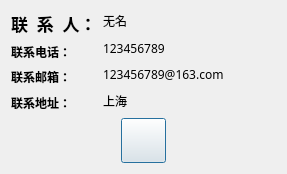
<?xml version="1.0" encoding="UTF-8"?>
<ui version="4.0">
 <class>Dialog</class>
 <widget class="QDialog" name="Dialog">
  <property name="geometry">
   <rect>
    <x>0</x>
    <y>0</y>
    <width>287</width>
    <height>174</height>
   </rect>
  </property>
  <property name="font">
   <font>
    <family>Heiti SC</family>
   </font>
  </property>
  <property name="windowTitle">
   <string>联系我们</string>
  </property>
  <property name="windowIcon">
   <iconset resource="resources.qrc">
    <normaloff>:/root/resources/image/title_main.png</normaloff>:/root/resources/image/title_main.png</iconset>
  </property>
  <property name="toolTip">
   <string>联系我们</string>
  </property>
  <property name="statusTip">
   <string>联系我们</string>
  </property>
  <property name="whatsThis">
   <string>联系我们</string>
  </property>
  <layout class="QVBoxLayout" name="verticalLayout_3">
   <item>
    <layout class="QHBoxLayout" name="horizontalLayout_2">
     <item>
      <layout class="QHBoxLayout" name="horizontalLayout">
       <item>
        <layout class="QVBoxLayout" name="verticalLayout">
         <item>
          <widget class="QLabel" name="label_3">
           <property name="font">
            <font>
             <family>Heiti SC</family>
             <pointsize>13</pointsize>
             <bold>true</bold>
            </font>
           </property>
           <property name="text">
            <string>联  系  人：</string>
           </property>
          </widget>
         </item>
         <item>
          <widget class="QLabel" name="label">
           <property name="font">
            <font>
             <family>Heiti SC</family>
             <bold>true</bold>
            </font>
           </property>
           <property name="text">
            <string>联系电话：</string>
           </property>
          </widget>
         </item>
         <item>
          <widget class="QLabel" name="label_2">
           <property name="font">
            <font>
             <family>Heiti SC</family>
             <bold>true</bold>
            </font>
           </property>
           <property name="text">
            <string>联系邮箱：</string>
           </property>
          </widget>
         </item>
         <item>
          <widget class="QLabel" name="label_4">
           <property name="font">
            <font>
             <family>Heiti SC</family>
             <bold>true</bold>
            </font>
           </property>
           <property name="text">
            <string>联系地址：</string>
           </property>
          </widget>
         </item>
        </layout>
       </item>
       <item>
        <layout class="QVBoxLayout" name="verticalLayout_2">
         <item>
          <widget class="QLabel" name="label_5">
           <property name="text">
            <string>无名</string>
           </property>
           <property name="textInteractionFlags">
            <set>Qt::TextBrowserInteraction</set>
           </property>
          </widget>
         </item>
         <item>
          <widget class="QLabel" name="label_6">
           <property name="text">
            <string>123456789</string>
           </property>
           <property name="textInteractionFlags">
            <set>Qt::TextBrowserInteraction</set>
           </property>
          </widget>
         </item>
         <item>
          <widget class="QLabel" name="label_7">
           <property name="text">
            <string>123456789@163.com</string>
           </property>
           <property name="textFormat">
            <enum>Qt::AutoText</enum>
           </property>
           <property name="textInteractionFlags">
            <set>Qt::TextBrowserInteraction</set>
           </property>
          </widget>
         </item>
         <item>
          <widget class="QLabel" name="label_8">
           <property name="text">
            <string>上海</string>
           </property>
           <property name="textInteractionFlags">
            <set>Qt::TextBrowserInteraction</set>
           </property>
          </widget>
         </item>
        </layout>
       </item>
      </layout>
     </item>
     <item>
      <spacer name="horizontalSpacer_3">
       <property name="orientation">
        <enum>Qt::Horizontal</enum>
       </property>
       <property name="sizeHint" stdset="0">
        <size>
         <width>40</width>
         <height>20</height>
        </size>
       </property>
      </spacer>
     </item>
    </layout>
   </item>
   <item>
    <layout class="QHBoxLayout" name="horizontalLayout_5">
     <item>
      <spacer name="horizontalSpacer">
       <property name="orientation">
        <enum>Qt::Horizontal</enum>
       </property>
       <property name="sizeHint" stdset="0">
        <size>
         <width>40</width>
         <height>20</height>
        </size>
       </property>
      </spacer>
     </item>
     <item>
      <widget class="QPushButton" name="pushButton">
       <property name="minimumSize">
        <size>
         <width>45</width>
         <height>45</height>
        </size>
       </property>
       <property name="maximumSize">
        <size>
         <width>45</width>
         <height>45</height>
        </size>
       </property>
       <property name="styleSheet">
        <string notr="true">border-image: url(:/root/resources/image/close_3.svg);</string>
       </property>
       <property name="text">
        <string/>
       </property>
      </widget>
     </item>
     <item>
      <spacer name="horizontalSpacer_2">
       <property name="orientation">
        <enum>Qt::Horizontal</enum>
       </property>
       <property name="sizeHint" stdset="0">
        <size>
         <width>40</width>
         <height>20</height>
        </size>
       </property>
      </spacer>
     </item>
    </layout>
   </item>
  </layout>
 </widget>
 <resources>
  <include location="resources.qrc"/>
 </resources>
 <connections/>
</ui>
